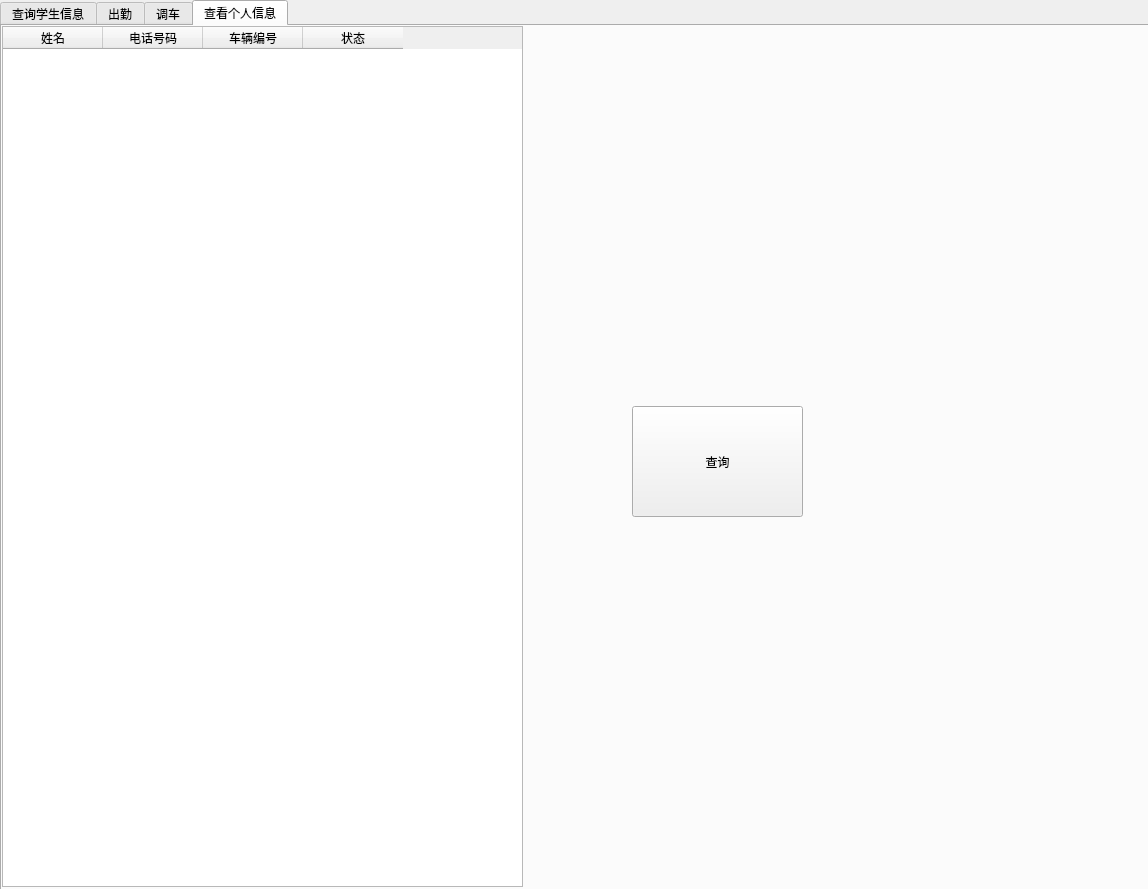
<?xml version="1.0" encoding="UTF-8"?>
<ui version="4.0">
 <class>widget</class>
 <widget class="QWidget" name="widget">
  <property name="geometry">
   <rect>
    <x>0</x>
    <y>0</y>
    <width>1148</width>
    <height>889</height>
   </rect>
  </property>
  <property name="windowTitle">
   <string>教练</string>
  </property>
  <widget class="QTabWidget" name="tabWidget">
   <property name="geometry">
    <rect>
     <x>0</x>
     <y>0</y>
     <width>1200</width>
     <height>891</height>
    </rect>
   </property>
   <property name="currentIndex">
    <number>3</number>
   </property>
   <widget class="QWidget" name="tab">
    <attribute name="title">
     <string>查询学生信息</string>
    </attribute>
    <widget class="QPlainTextEdit" name="textEdit">
     <property name="geometry">
      <rect>
       <x>240</x>
       <y>40</y>
       <width>281</width>
       <height>31</height>
      </rect>
     </property>
     <property name="placeholderText">
      <string>请输入学生编号</string>
     </property>
    </widget>
    <widget class="QPushButton" name="button">
     <property name="geometry">
      <rect>
       <x>570</x>
       <y>40</y>
       <width>93</width>
       <height>31</height>
      </rect>
     </property>
     <property name="text">
      <string>查询</string>
     </property>
    </widget>
    <widget class="QTableWidget" name="table">
     <property name="geometry">
      <rect>
       <x>0</x>
       <y>90</y>
       <width>1200</width>
       <height>781</height>
      </rect>
     </property>
     <column>
      <property name="text">
       <string>学员编号</string>
      </property>
     </column>
     <column>
      <property name="text">
       <string>学员姓名</string>
      </property>
     </column>
     <column>
      <property name="text">
       <string>电话号码</string>
      </property>
     </column>
     <column>
      <property name="text">
       <string>性别</string>
      </property>
     </column>
     <column>
      <property name="text">
       <string>准驾类型</string>
      </property>
     </column>
     <column>
      <property name="text">
       <string>报名时间</string>
      </property>
     </column>
     <column>
      <property name="text">
       <string>学生状态</string>
      </property>
     </column>
    </widget>
   </widget>
   <widget class="QWidget" name="tab_2">
    <attribute name="title">
     <string>出勤</string>
    </attribute>
    <widget class="QPushButton" name="button1">
     <property name="geometry">
      <rect>
       <x>320</x>
       <y>370</y>
       <width>271</width>
       <height>91</height>
      </rect>
     </property>
     <property name="text">
      <string>出勤</string>
     </property>
    </widget>
   </widget>
   <widget class="QWidget" name="tab_3">
    <attribute name="title">
     <string>调车</string>
    </attribute>
    <widget class="QPlainTextEdit" name="textEdit2">
     <property name="geometry">
      <rect>
       <x>200</x>
       <y>330</y>
       <width>321</width>
       <height>31</height>
      </rect>
     </property>
     <property name="placeholderText">
      <string>请输入车辆编号</string>
     </property>
    </widget>
    <widget class="QPushButton" name="button2">
     <property name="geometry">
      <rect>
       <x>560</x>
       <y>330</y>
       <width>93</width>
       <height>31</height>
      </rect>
     </property>
     <property name="text">
      <string>调车</string>
     </property>
    </widget>
   </widget>
   <widget class="QWidget" name="tab_4">
    <attribute name="title">
     <string>查看个人信息</string>
    </attribute>
    <widget class="QPushButton" name="button3">
     <property name="geometry">
      <rect>
       <x>630</x>
       <y>380</y>
       <width>171</width>
       <height>111</height>
      </rect>
     </property>
     <property name="text">
      <string>查询</string>
     </property>
    </widget>
    <widget class="QTableWidget" name="table1">
     <property name="geometry">
      <rect>
       <x>0</x>
       <y>0</y>
       <width>521</width>
       <height>861</height>
      </rect>
     </property>
     <column>
      <property name="text">
       <string>姓名</string>
      </property>
     </column>
     <column>
      <property name="text">
       <string>电话号码</string>
      </property>
     </column>
     <column>
      <property name="text">
       <string>车辆编号</string>
      </property>
     </column>
     <column>
      <property name="text">
       <string>状态</string>
      </property>
     </column>
    </widget>
   </widget>
  </widget>
 </widget>
 <resources/>
 <connections/>
</ui>
